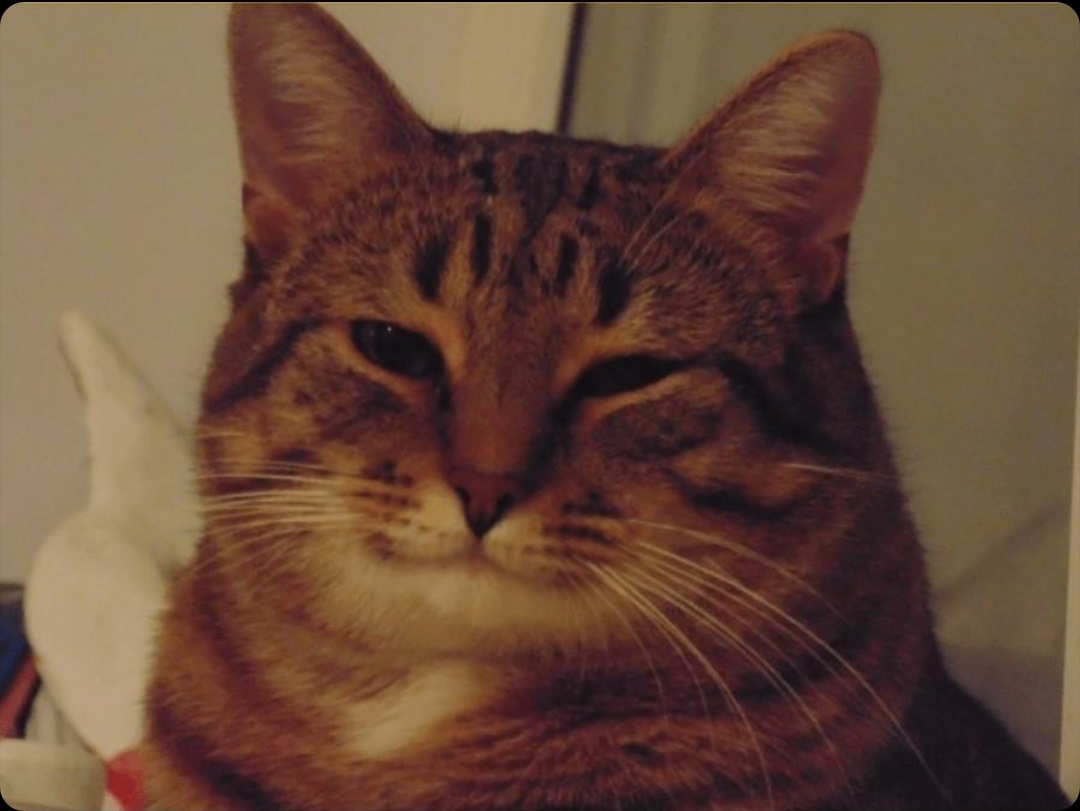
#> input picture lesson2/Cat1.jpg, 1080 x 811 px
$ python part2.py
#> lines starting #> are read from the running program, lines starting #| are printed output that depends on the picture
import cv2

img = cv2.imread('Cat1.jpg')
#> img is the input picture: shape (811, 1080, 3); mean B, G, R 57.8, 74.6, 104.5

font = cv2.FONT_HERSHEY_COMPLEX
cv2.putText(img,'не переживай',(150,100), font, 3,(255,255,255),2)
cv2.putText(img,'скоро мы начнем',(80,700), font, 3,(255,255,255),2)
cv2.putText(img,'искать объекты',(120,780), font, 3,(255,255,255),2)
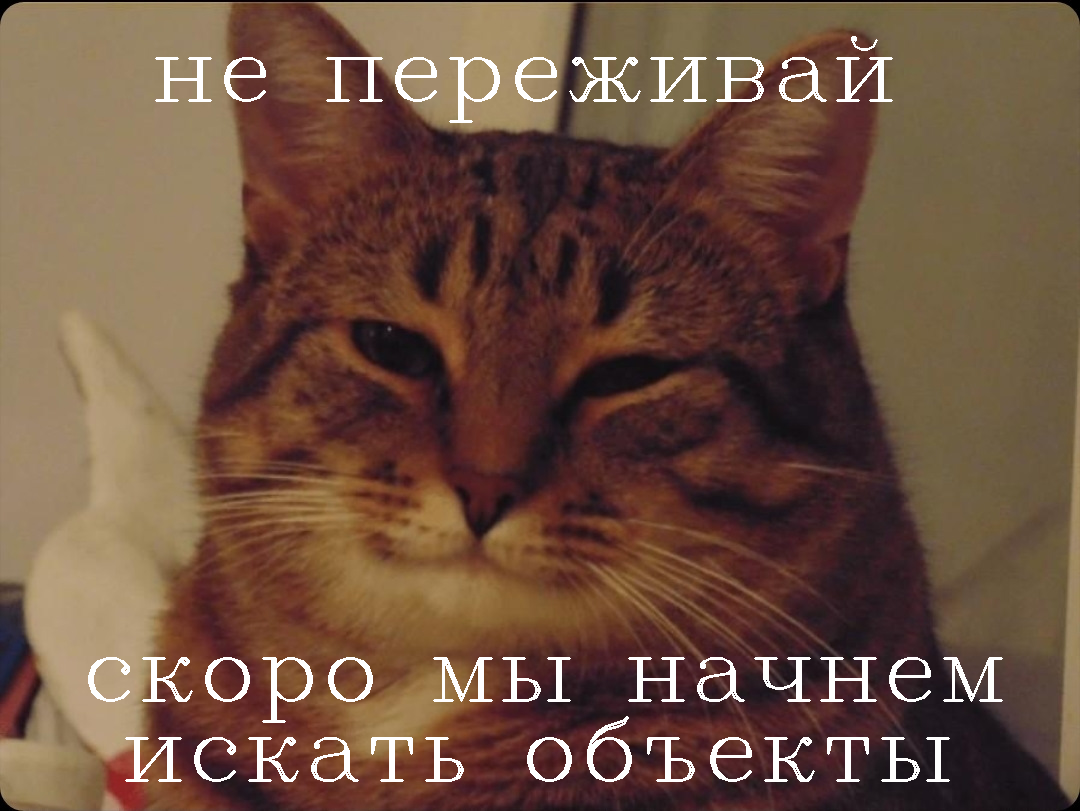
#> img: shape (811, 1080, 3); mean B, G, R 63.9, 80.3, 109.2

cv2.imshow('Cat',img)
cv2.waitKey(0)

$ run again, with lesson2/oranges.jpg copied over lesson2/Cat1.jpg
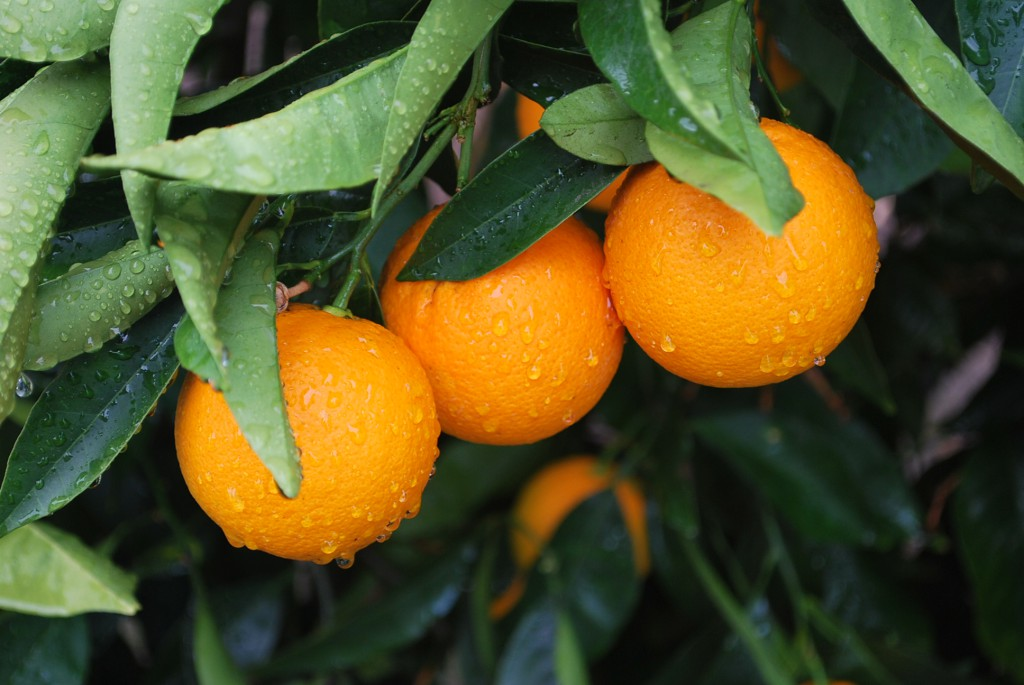
#> input picture lesson2/oranges.jpg, 1024 x 685 px
#> img is the input picture: shape (685, 1024, 3); mean B, G, R 39.2, 82.4, 85
#> `cv2.putText(img,'скоро мы начнем',(80,700), font, 3,(255,255,255),2)`:
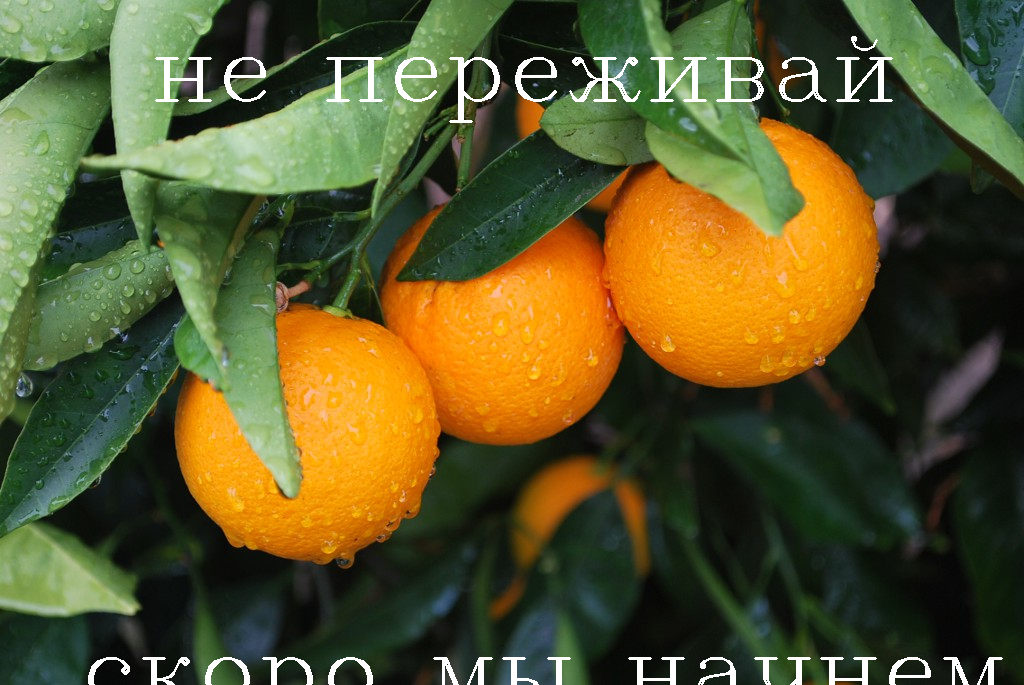
#> img: shape (685, 1024, 3); mean B, G, R 43.4, 86.2, 89.2
